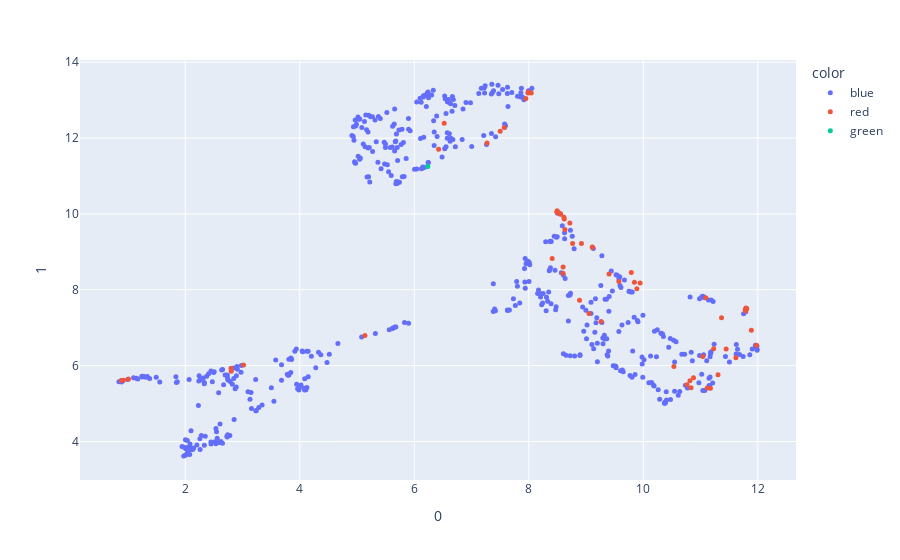

Here is the notebook cell this chart was saved with:
### Code cell
fig_2d = px.scatter(
    standard_embedding, x=0, y=1,
    hover_name=temp.description,
    color=temp.color, 
    
)
fig_2d.update_traces(marker_size=5)

fig_2d.show()

### Figure 1 — Plotly figure (JSON) as saved in the notebook; plotly's stock layout.template omitted (floating-point values rounded to 4 significant figures; data arrays with more than 128 entries replaced by an {"elided": "..."} marker saying what was removed)
{"data": [{"hovertemplate": "<b>%{hovertext}</b><br><br>color=blue<br>0=%{x}<br>1=%{y}<extra></extra>", "hovertext": {"elided": "521 str values"}, "legendgroup": "blue", "marker": {"color": "#636efa", "size": 5, "symbol": "circle"}, "mode": "markers", "name": "blue", "orientation": "v", "showlegend": true, "type": "scatter", "x": {"elided": "521 float values"}, "xaxis": "x", "y": {"elided": "521 float values"}, "yaxis": "y"}, {"hovertemplate": "<b>%{hovertext}</b><br><br>color=red<br>0=%{x}<br>1=%{y}<extra></extra>", "hovertext": ["Pud Galvin - 1875 - 1892", "Tim Keefe - 1880 - 1893", "Mickey Welch - 1880 - 1892", "Kid Nichols - 1890 - 1906", "Cy Young - 1890 - 1911", "Clark Griffith - 1891 - 1914", "Rube Waddell - 1897 - 1910", "Vic Willis - 1898 - 1910", "Christy Mathewson - 1900 - 1916", "Eddie Plank - 1901 - 1917", "Chief Bender - 1903 - 1925", "Mordecai Brown - 1903 - 1916", "Ed Walsh - 1904 - 1917", "Walter Johnson - 1907 - 1927", "Rube Marquard - 1908 - 1925", "Pete Alexander - 1911 - 1930", "Stan Coveleski - 1912 - 1928", "Herb Pennock - 1912 - 1934", "Eppa Rixey - 1912 - 1933", "Red Faber - 1914 - 1933", "Dazzy Vance - 1915 - 1935", "Burleigh Grimes - 1916 - 1934", "Jesse Haines - 1918 - 1937", "Waite Hoyt - 1918 - 1938", "Ted Lyons - 1923 - 1946", "Red Ruffing - 1924 - 1947", "Lefty Grove - 1925 - 1941", "Carl Hubbell - 1928 - 1943", "Lefty Gomez - 1930 - 1943", "Bob Feller - 1936 - 1956", "Hal Newhouser - 1939 - 1955", "Early Wynn - 1939 - 1963", "Warren Spahn - 1942 - 1965", "Bob Lemon - 1941 - 1958", "Robin Roberts - 1948 - 1966", "Whitey Ford - 1950 - 1967", "Hoyt Wilhelm - 1952 - 1972", "Jim Bunning - 1955 - 1971", "Don Drysdale - 1956 - 1969", "Bob Gibson - 1959 - 1975", "Jim Kaat - 1959 - 1983", "Juan Marichal - 1960 - 1975", "Gaylord Perry - 1962 - 1983", "Phil Niekro - 1964 - 1987", "Steve Carlton - 1965 - 1988", "Catfish Hunter - 1965 - 1979", "Fergie Jenkins - 1965 - 1983", "Jim Palmer - 1965 - 1984", "Nolan Ryan - 1966 - 1993", "Don Sutton - 1966 - 1988", "Tom Seaver - 1967 - 1986", "Rollie Fingers - 1968 - 1985", "Bert Blyleven - 1970 - 1992", "Rich Gossage - 1972 - 1994", "Dennis Eckersley - 1975 - 1998", "Jack Morris - 1977 - 1994", "Lee Smith - 1980 - 1997", "Greg Maddux - 1986 - 2008", "Tom Glavine - 1987 - 2008", "Randy Johnson - 1988 - 2009", "John Smoltz - 1988 - 2009", "Mike Mussina - 1991 - 2008", "Pedro Martinez - 1992 - 2009", "Trevor Hoffman - 1993 - 2010", "Mariano Rivera - 1995 - 2013", "Roy Halladay - 1998 - 2013"], "legendgroup": "red", "marker": {"color": "#EF553B", "size": 5, "symbol": "circle"}, "mode": "markers", "name": "red", "orientation": "v", "showlegend": true, "type": "scatter", "x": [11.17, 11.09, 11.23, 11.45, 11.97, 11.12, 8.546, 11.37, 11.78, 11.78, 11.8, 11.79, 11.81, 11.79, 9.887, 11.89, 11.62, 10.88, 11.3, 11.04, 8.631, 10.53, 10.76, 10.81, 10.83, 9.261, 9.401, 9.943, 8.597, 8.408, 8.599, 8.885, 9.789, 9.051, 9.844, 8.919, 3.017, 8.495, 8.548, 8.492, 9.572, 8.613, 8.716, 8.764, 8.496, 9.11, 8.555, 9.108, 8.042, 8.619, 8.515, 2.798, 8.494, 2.803, 5.138, 6.522, 1.008, 7.271, 6.425, 7.991, 7.949, 7.571, 7.991, 0.8863, 0.9213, 7.5], "xaxis": "x", "y": [5.406, 7.786, 6.446, 6.44, 6.537, 5.409, 10.01, 7.261, 7.475, 7.471, 7.499, 7.437, 7.503, 7.517, 8.029, 6.93, 6.209, 5.679, 5.758, 6.238, 9.591, 5.975, 5.494, 5.601, 5.416, 7.163, 8.416, 8.18, 8.438, 8.823, 8.6, 7.724, 8.456, 7.374, 8.196, 9.221, 6.018, 10.07, 10.0, 10.04, 8.221, 9.914, 9.759, 9.223, 10.06, 9.128, 9.989, 9.122, 13.19, 9.864, 10.02, 5.928, 10.08, 5.85, 6.791, 12.39, 5.648, 11.87, 11.7, 13.21, 13.04, 12.28, 13.19, 5.607, 5.613, 12.18], "yaxis": "y"}, {"hovertemplate": "<b>%{hovertext}</b><br><br>color=green<br>0=%{x}<br>1=%{y}<extra></extra>", "hovertext": ["Dennis Martinez - 1976 - 1998"], "legendgroup": "green", "marker": {"color": "#00cc96", "size": 5, "symbol": "circle"}, "mode": "markers", "name": "green", "orientation": "v", "showlegend": true, "type": "scatter", "x": [6.236], "xaxis": "x", "y": [11.25], "yaxis": "y"}], "layout": {"legend": {"title": {"text": "color"}, "tracegroupgap": 0}, "margin": {"t": 60}, "xaxis": {"anchor": "y", "domain": [0, 1], "title": {"text": "0"}}, "yaxis": {"anchor": "x", "domain": [0, 1], "title": {"text": "1"}}}}
